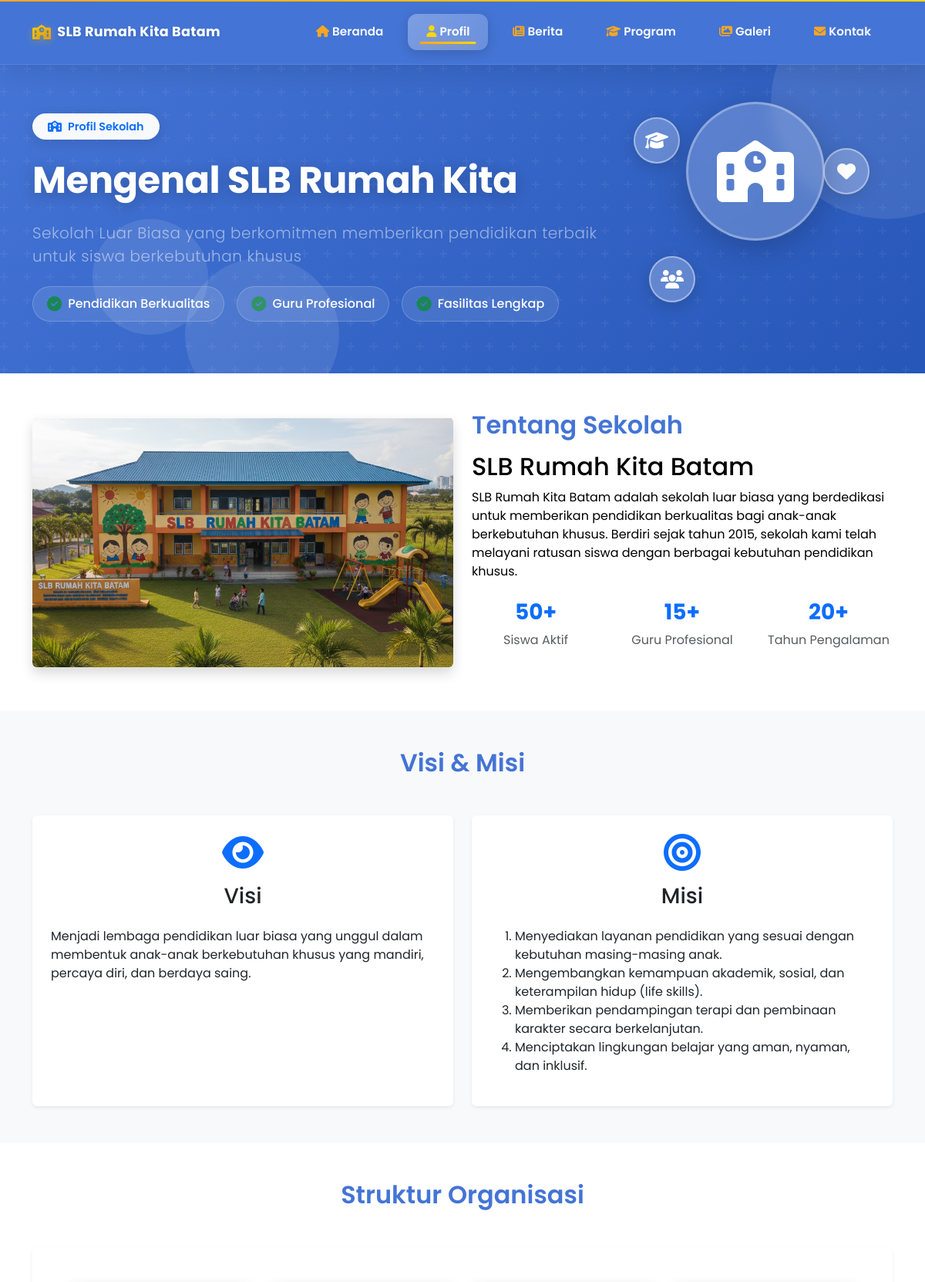
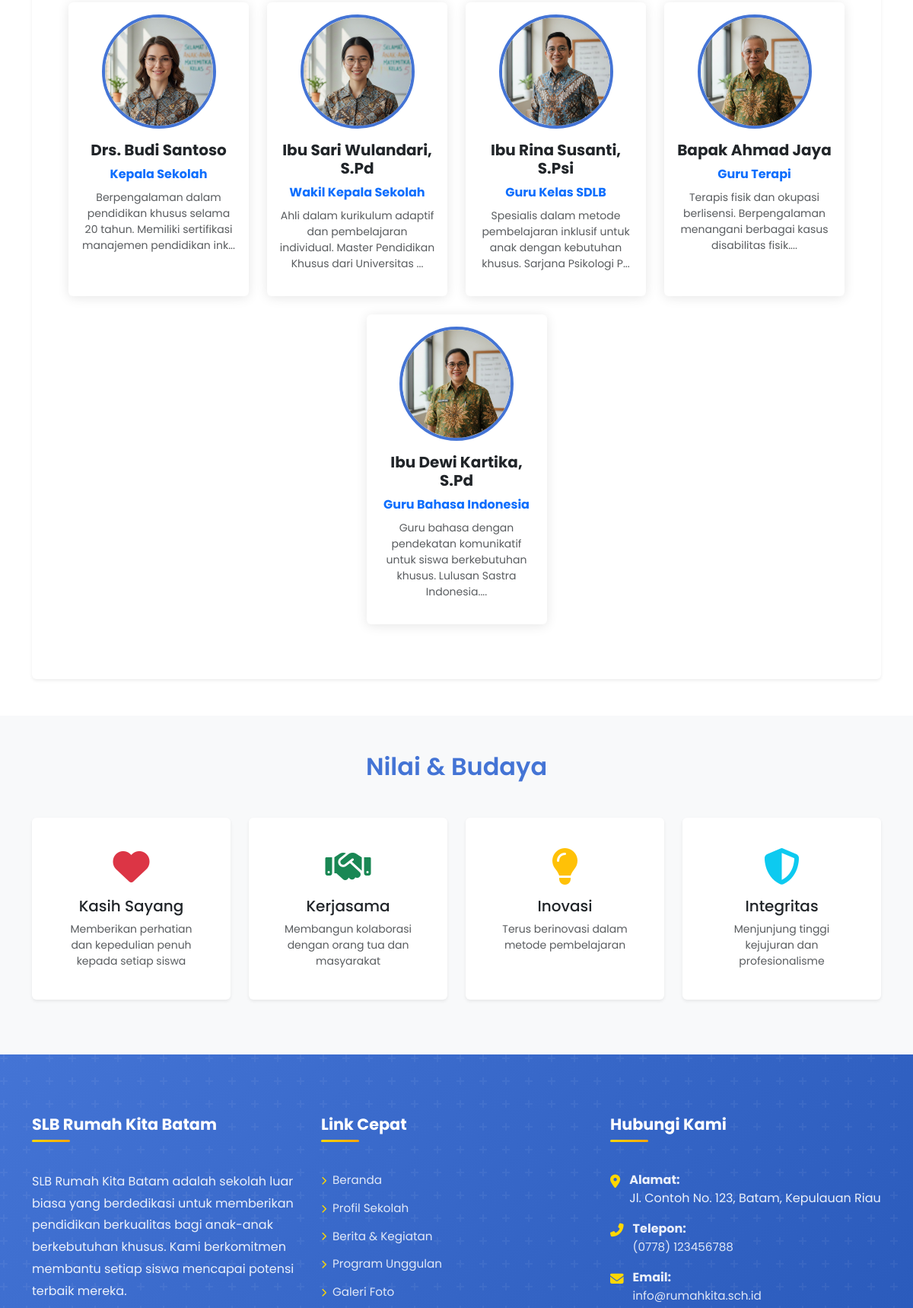
/profil.php (upper part), run on the app's committed database (2 pictures, top to bottom).
### tables this page shows
CREATE TABLE `pengaturan` (
  `id` int(11) NOT NULL,
  `nama_sekolah` varchar(255) NOT NULL DEFAULT 'SLB Rumah Kita Batam',
  `alamat` text DEFAULT NULL,
  `telepon` varchar(50) DEFAULT NULL,
  `email` varchar(100) DEFAULT NULL,
  `logo` varchar(255) DEFAULT NULL,
  `maps_embed` text DEFAULT NULL,
  `facebook` varchar(255) DEFAULT NULL,
  `instagram` varchar(255) DEFAULT NULL,
  `youtube` varchar(255) DEFAULT NULL,
  `whatsapp` varchar(50) DEFAULT NULL,
  `meta_title` varchar(255) DEFAULT NULL,
  `meta_description` text DEFAULT NULL,
  `meta_keywords` text DEFAULT NULL,
  `footer_text` text DEFAULT NULL,
  `updated_at` timestamp NOT NULL DEFAULT current_timestamp() ON UPDATE current_timestamp()
);

CREATE TABLE `profil_sekolah` (
  `id` int(11) NOT NULL,
  `tentang` text NOT NULL,
  `visi_misi` text NOT NULL,
  `updated_at` timestamp NOT NULL DEFAULT current_timestamp() ON UPDATE current_timestamp()
);

CREATE TABLE `guru` (
  `id` int(11) NOT NULL,
  `nama` varchar(100) NOT NULL,
  `jabatan` varchar(100) NOT NULL,
  `foto` varchar(255) DEFAULT NULL,
  `deskripsi` text DEFAULT NULL,
  `urutan` int(11) DEFAULT 0,
  `aktif` tinyint(1) DEFAULT 1,
  `created_at` timestamp NOT NULL DEFAULT current_timestamp(),
  `updated_at` timestamp NOT NULL DEFAULT current_timestamp() ON UPDATE current_timestamp()
);

### profil.php (the view, shortened to what the rows shown need)
<?php
require_once 'includes/header.php';
$profil = fetchOne("SELECT * FROM profil_sekolah LIMIT 1");
$tentang = $profil ? ['isi' => $profil['tentang']] : null;
?>
<section class="elegant-header-section position-relative overflow-hidden">
    <div class="container position-relative">
        <div class="row align-items-center py-5">
            <div class="col-lg-8">
                <h1 class="fw-bold mb-4 text-white animate-title">
                    Mengenal SLB Rumah Kita
                </h1>
            </div>
        </div>
    </div>
</section>
<section class="py-5">
    <div class="container">
        <div class="row align-items-center">
            <div class="col-lg-6">
                <h2 class="section-title">Tentang Sekolah</h2>
                <?php echo $tentang ? $tentang['isi'] : '<p>Informasi sedang dimuat...</p>'; ?>
                <div class="row mt-4">
                    <div class="col-md-4 mb-3">
                    </div>
                    <div class="col-md-4 mb-3">
                    </div>
                    <div class="col-md-4 mb-3">
                    </div>
                </div>
            </div>
        </div>
    </div>
</section>
<section class="py-5 bg-light">
    <div class="container">
        <h2 class="section-title text-center mb-5">Visi & Misi</h2>
    </div>
</section>
<section class="py-5">
    <div class="container">
        <h2 class="section-title text-center mb-5">Struktur Organisasi</h2>
        <?php
        $guru_list = fetchAll("SELECT * FROM guru WHERE aktif = 1 ORDER BY urutan ASC, nama ASC");
        if ($guru_list):
        ?>
        <div class="row justify-content-center">
            <div class="col-lg-12">
                <div class="card border-0 shadow-sm">
                    <div class="card-body p-5">
                        <div class="row justify-content-center">
                            <?php foreach ($guru_list as $item): ?>
                            <div class="col-md-4 col-lg-3 mb-4">
                                <div class="card h-100 border-0 text-center">
                                    <div class="card-body">
                                        <?php if ($item['foto']): ?>
                                            <img src="uploads/guru/<?php echo htmlspecialchars($item['foto']); ?>"
                                                 alt="<?php echo htmlspecialchars($item['nama']); ?>"
                                                 class="rounded-circle mb-3" width="150" height="150"
                                                 style="object-fit: cover; border: 4px solid <?php echo $tampilan['warna_utama'] ?? '#4A90E2'; ?>;">
                                        <?php endif; ?>
                                        <h5 class="fw-bold"><?php echo htmlspecialchars($item['nama']); ?></h5>
                                        <p class="text-primary fw-bold mb-2"><?php echo htmlspecialchars($item['jabatan']); ?></p>
                                        <?php if ($item['deskripsi']): ?>
                                            <p class="text-muted small"><?php echo htmlspecialchars(substr($item['deskripsi'], 0, 100)); ?>...</p>
                                        <?php endif; ?>
                                    </div>
                                </div>
                            </div>
                            <?php endforeach; ?>
                        </div>
                    </div>
                </div>
            </div>
        </div>
        <?php endif; ?>
    </div>
</section>
<section class="py-5 bg-light">
    <div class="container">
        <h2 class="section-title text-center mb-5">Nilai & Budaya</h2>
    </div>
</section>
<?php require_once 'includes/footer.php'; ?>

### includes/header.php (shortened to what the rows shown need)
<?php
require_once 'config/database.php';
$pengaturan = fetchOne("SELECT * FROM pengaturan WHERE id = 1");
$tampilan = fetchOne("SELECT * FROM tampilan WHERE id = 1");
?>
<!DOCTYPE html>
<html lang="id">
<head>
    <link href="https://cdn.jsdelivr.net/npm/bootstrap@5.3.0/dist/css/bootstrap.min.css" rel="stylesheet">
    <link href="https://cdnjs.cloudflare.com/ajax/libs/font-awesome/6.4.0/css/all.min.css" rel="stylesheet">
</head>
<body>
    <nav class="navbar navbar-expand-lg navbar-dark sticky-top" id="mainNavbar">
        <div class="container">
            <a class="navbar-brand" href="index.php">
                <i class="fas fa-school me-2"></i>
                <span><?php echo htmlspecialchars($pengaturan['nama_sekolah'] ?? 'SLB Rumah Kita Batam'); ?></span>
            </a>
        </div>
    </nav>

### includes/footer.php (shortened to what the rows shown need)
<?php
require_once 'config/database.php';
$pengaturan = fetchOne("SELECT * FROM pengaturan WHERE id = 1");
?>
<footer class="footer">
        <div class="container position-relative">
            <div class="row">
                <div class="col-lg-4 col-md-6 mb-5">
                    <div class="footer-about">
                        <h5><?php echo htmlspecialchars($pengaturan['nama_sekolah']); ?></h5>
                        <p class="mt-4">
                            SLB Rumah Kita Batam adalah sekolah luar biasa yang berdedikasi untuk memberikan pendidikan berkualitas bagi anak-anak berkebutuhan khusus. Kami berkomitmen membantu setiap siswa mencapai potensi terbaik mereka.
                        </p>
                    </div>
                </div>
                <div class="col-lg-4 col-md-6 mb-5">
                    <div class="footer-contact">
                        <div class="mt-4">
                            <div class="contact-item">
                                <i class="fas fa-map-marker-alt"></i>
                                <div>
                                    <strong>Alamat:</strong><br>
                                    <?php echo nl2br(htmlspecialchars($pengaturan['alamat'])); ?>
                                </div>
                            </div>
                            <div class="contact-item">
                                <div>
                                    <strong>Telepon:</strong><br>
                                    <a href="tel:<?php echo htmlspecialchars($pengaturan['telepon']); ?>" style="margin-left: 0;">
                                        <?php echo htmlspecialchars($pengaturan['telepon']); ?>
                                    </a>
                                </div>
                            </div>
                            <div class="contact-item">
                                <div>
                                    <strong>Email:</strong><br>
                                    <a href="mailto:<?php echo htmlspecialchars($pengaturan['email']); ?>" style="margin-left: 0;">
                                        <?php echo htmlspecialchars($pengaturan['email']); ?>
                                    </a>
                                </div>
                            </div>
                        </div>
                    </div>
                </div>
            </div>
        </div>
    </footer>
</body>
</html>

### data on the page
pengaturan: nama_sekolah "SLB Rumah Kita Batam", alamat "Jl. Contoh No. 123, Batam, Kepulauan Riau", telepon "(0778) 123456788", email "info@rumahkita.sch.id"
profil_sekolah: tentang "SLB Rumah Kita Batam SLB Rumah Kita Batam adalah sekolah luar biasa yang berdedikasi untuk memberikan pendidikan berkualitas bagi anak-anak berkebutuhan khusus. Berdiri sejak tahun 2015, sekolah kami telah melayani ratusan siswa dengan berbagai kebutuhan pendidikan khusus."
guru: foto (picture), nama "Drs. Budi Santoso", jabatan "Kepala Sekolah", deskripsi "Berpengalaman dalam pendidikan khusus selama 20 tahun. Memiliki sertifikasi manajemen pendidikan ink"
guru: foto (picture), nama "Ibu Sari Wulandari, S.Pd", jabatan "Wakil Kepala Sekolah", deskripsi "Ahli dalam kurikulum adaptif dan pembelajaran individual. Master Pendidikan Khusus dari Universitas"
guru: foto (picture), nama "Ibu Rina Susanti, S.Psi", jabatan "Guru Kelas SDLB", deskripsi "Spesialis dalam metode pembelajaran inklusif untuk anak dengan kebutuhan khusus. Sarjana Psikologi P"
guru: foto (picture), nama "Bapak Ahmad Jaya", jabatan "Guru Terapi", deskripsi "Terapis fisik dan okupasi berlisensi. Berpengalaman menangani berbagai kasus disabilitas fisik."
guru: foto (picture), nama "Ibu Dewi Kartika, S.Pd", jabatan "Guru Bahasa Indonesia", deskripsi "Guru bahasa dengan pendekatan komunikatif untuk siswa berkebutuhan khusus. Lulusan Sastra Indonesia."

### other printed values
$matches[1] "Menjadi lembaga pendidikan luar biasa yang unggul dalam membentuk anak-anak berkebutuhan khusus yang mandiri, percaya diri, dan berdaya saing."
